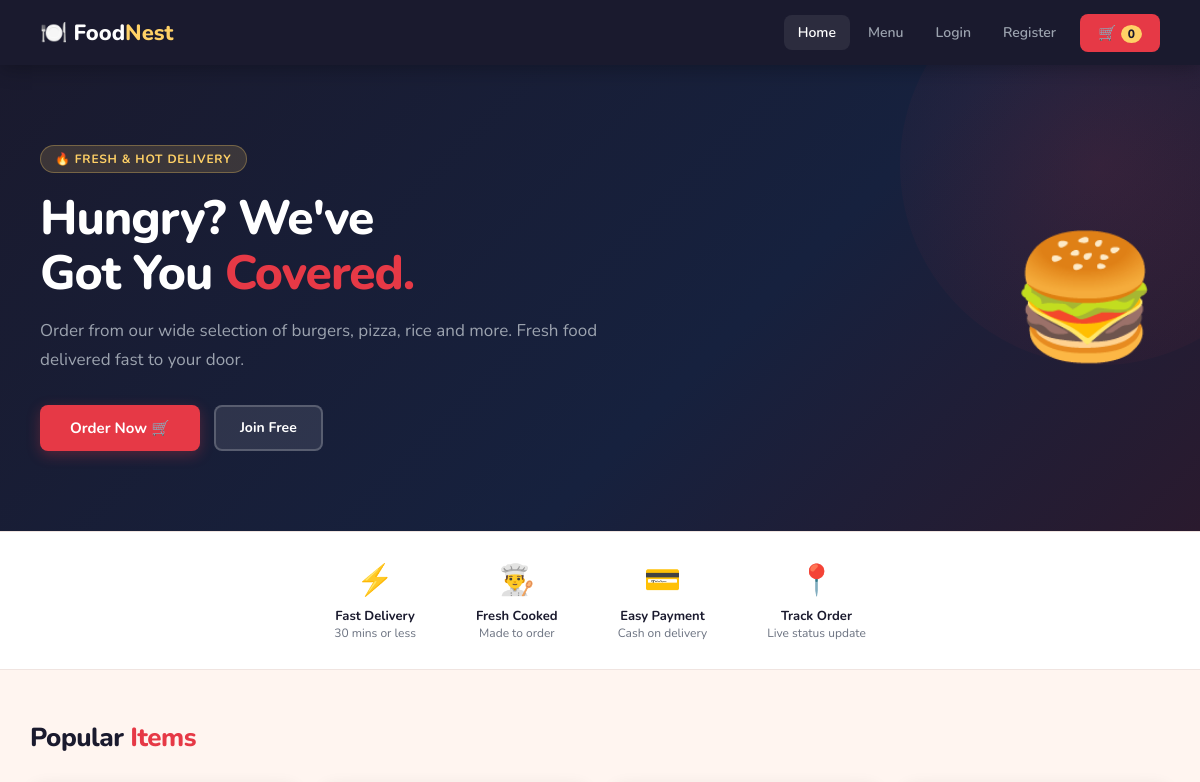
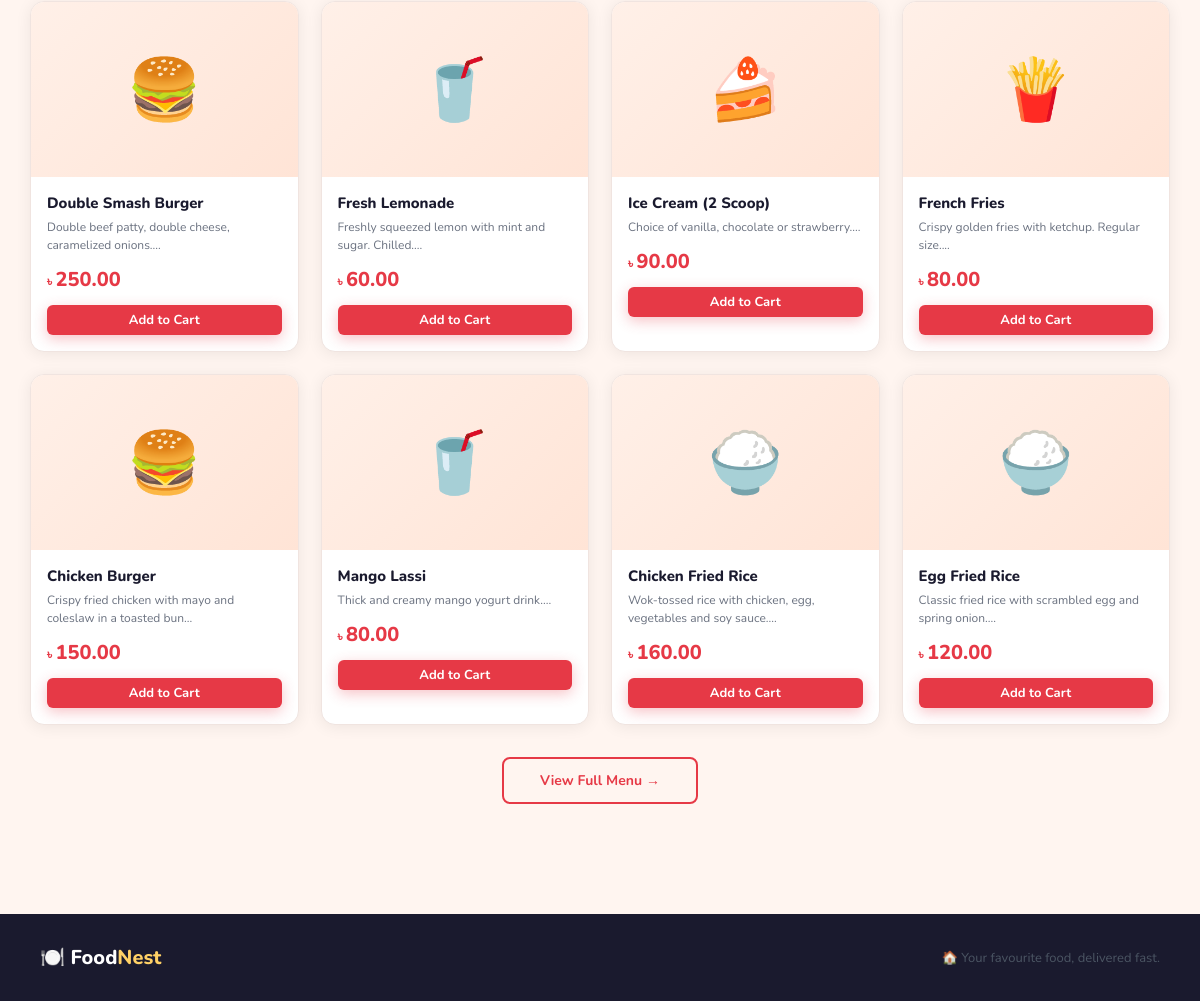
The page / on the database its author committed (2 pictures, top to bottom).
### tables this page shows
CREATE TABLE IF NOT EXISTS menu_items (
    id INT AUTO_INCREMENT PRIMARY KEY,
    category_id INT,
    name VARCHAR(150) NOT NULL,
    description TEXT,
    price DECIMAL(10,2) NOT NULL,
    image VARCHAR(255),
    is_available TINYINT(1) DEFAULT 1,
    created_at TIMESTAMP DEFAULT CURRENT_TIMESTAMP,
    FOREIGN KEY (category_id) REFERENCES categories(id) ON DELETE SET NULL
);

CREATE TABLE IF NOT EXISTS categories (
    id INT AUTO_INCREMENT PRIMARY KEY,
    name VARCHAR(100) NOT NULL,
    icon VARCHAR(10) DEFAULT '🍽️'
);

### includes/functions.php (called while the page is built, shortened)
<?php
function isLoggedIn() { return isset($_SESSION['user_id']); }
function getCartCount() {
    return isset($_SESSION['cart']) ? array_sum(array_column($_SESSION['cart'], 'qty')) : 0;
}
?>

### index.php (the view, shortened to what this page needs)
<?php
require_once 'includes/db.php';
require_once 'includes/functions.php';
$featured = $conn->query("SELECT m.*, c.icon FROM menu_items m LEFT JOIN categories c ON m.category_id = c.id WHERE m.is_available=1 ORDER BY RAND() LIMIT 8")->fetch_all(MYSQLI_ASSOC);
?>
<!DOCTYPE html>
<html lang="en">
<head>
  <link rel="stylesheet" href="/foodnest/assets/css/style.css"/>
</head>
<body>
<?php include 'includes/navbar.php'; ?>
<div class="hero">
  <div class="hero-text">
    <div class="hero-badge">🔥 Fresh & Hot Delivery</div>
    <h1>Hungry? We've<br/>Got You <span>Covered.</span></h1>
    <p>Order from our wide selection of burgers, pizza, rice and more. Fresh food delivered fast to your door.</p>
    <div class="hero-btns">
      <a href="menu.php" class="btn btn-primary" style="padding:13px 30px;font-size:15px;">Order Now 🛒</a>
      <?php if (!isLoggedIn()): ?>
        <a href="register.php" class="btn btn-secondary">Join Free</a>
      <?php endif; ?>
    </div>
  </div>
  <div class="hero-emoji">🍔</div>
</div>
<div class="features-strip">
  <div class="feat-item">
    <div class="icon">⚡</div>
    <div class="title">Fast Delivery</div>
    <div class="sub">30 mins or less</div>
  </div>
  <div class="feat-item">
    <div class="icon">👨‍🍳</div>
    <div class="title">Fresh Cooked</div>
    <div class="sub">Made to order</div>
  </div>
  <div class="feat-item">
    <div class="icon">💳</div>
    <div class="title">Easy Payment</div>
    <div class="sub">Cash on delivery</div>
  </div>
  <div class="feat-item">
    <div class="icon">📍</div>
    <div class="title">Track Order</div>
    <div class="sub">Live status update</div>
  </div>
</div>
<div class="section">
  <h2 class="section-title">Popular <span>Items</span></h2>
  <div class="menu-grid">
    <?php foreach ($featured as $item): ?>
    <div class="menu-card">
      <?php if ($item['image'] && file_exists(__DIR__ . '/assets/uploads/' . $item['image'])): ?>
        <img src="/foodnest/assets/uploads/<?= htmlspecialchars($item['image']) ?>" alt="<?= htmlspecialchars($item['name']) ?>"/>
      <?php else: ?>
        <div class="img-box"><?= $item['icon'] ?? '🍽️' ?></div>
      <?php endif; ?>
      <div class="info">
        <h3><?= htmlspecialchars($item['name']) ?></h3>
        <p><?= htmlspecialchars(substr($item['description'],0,60)) ?>...</p>
        <div class="price"><?= number_format($item['price'],2) ?></div>
        <a href="item.php?id=<?= $item['id'] ?>" class="btn btn-primary btn-sm" style="width:100%;text-align:center;display:block;">Add to Cart</a>
      </div>
    </div>
    <?php endforeach; ?>
  </div>
  <div style="text-align:center;margin-top:32px;">
    <a href="menu.php" class="btn btn-outline" style="padding:12px 36px;">View Full Menu →</a>
  </div>
</div>
<footer class="footer">
  <div class="foot-logo">🍽️ Food<span>Nest</span></div>
  <p>🏠 Your favourite food, delivered fast.</p>
</footer>
</body>
</html>

### includes/navbar.php
<?php
require_once $_SERVER['DOCUMENT_ROOT'] . '/foodnest/includes/functions.php';
$cartCount = getCartCount();
$cur = basename($_SERVER['PHP_SELF']);
?>
<nav class="navbar">
  <a href="/foodnest/index.php" class="logo">🍽️ Food<span>Nest</span></a>
  <div class="nav-links">
    <a href="/foodnest/index.php"    <?= $cur==='index.php'   ?'class="active"':'' ?>>Home</a>
    <a href="/foodnest/menu.php"     <?= $cur==='menu.php'    ?'class="active"':'' ?>>Menu</a>
    <?php if (isLoggedIn()): ?>
      <a href="/foodnest/my_orders.php" <?= $cur==='my_orders.php'?'class="active"':'' ?>>My Orders</a>
      <a href="/foodnest/logout.php">Logout (<?= htmlspecialchars($_SESSION['user_name']) ?>)</a>
    <?php else: ?>
      <a href="/foodnest/login.php"    <?= $cur==='login.php'   ?'class="active"':'' ?>>Login</a>
      <a href="/foodnest/register.php" <?= $cur==='register.php'?'class="active"':'' ?>>Register</a>
    <?php endif; ?>
    <a href="/foodnest/cart.php" class="cart-btn">🛒 <span class="cart-count"><?= $cartCount ?></span></a>
  </div>
</nav>

### rows shown on the page
menu_items: category.icon "🍔", name "Double Smash Burger", description "Double beef patty, double cheese, caramelized onions.", price "250.00"
menu_items: category.icon "🥤", name "Fresh Lemonade", description "Freshly squeezed lemon with mint and sugar. Chilled.", price "60.00"
menu_items: category.icon "🍰", name "Ice Cream (2 Scoop)", description "Choice of vanilla, chocolate or strawberry.", price "90.00"
menu_items: category.icon "🍟", name "French Fries", description "Crispy golden fries with ketchup. Regular size.", price "80.00"
menu_items: category.icon "🍔", name "Chicken Burger", description "Crispy fried chicken with mayo and coleslaw in a toasted bun", price "150.00"
menu_items: category.icon "🥤", name "Mango Lassi", description "Thick and creamy mango yogurt drink.", price "80.00"
menu_items: category.icon "🍚", name "Chicken Fried Rice", description "Wok-tossed rice with chicken, egg, vegetables and soy sauce.", price "160.00"
menu_items: category.icon "🍚", name "Egg Fried Rice", description "Classic fried rice with scrambled egg and spring onion.", price "120.00"

### other values the page prints
$cartCount "0"
